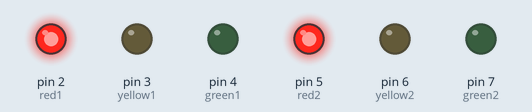
This sketch was run on a simulated Arduino Uno, built with avr-gcc and run on an emulated ATmega328P. Parts: output pins drawn as LEDs (lit = HIGH).

Above: at 1.5 s.
At 3.7 s:
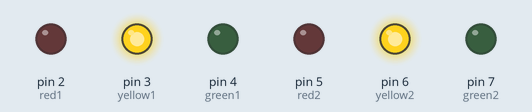
At 6.0 s:
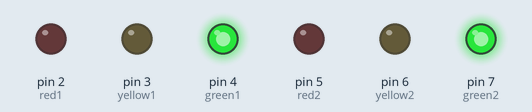
Timing chart, 0 to 9.8 s (numbered marks = the images above):
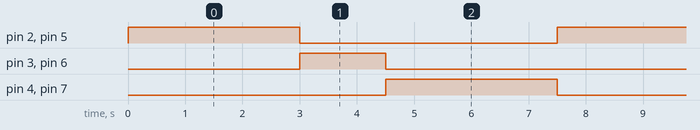

Measured:
- by itself, pin 2 (red1), pin 4 (green1), pin 5 (red2), pin 7 (green2): alternates HIGH for 3.0 s and LOW for 4.5 s
- by itself, pin 3 (yellow1), pin 6 (yellow2): alternates HIGH for 1.5 s and LOW for 6.0 s
- by itself, everything shown: repeats every 7.5 s, in 4 steps

The sketch:

Project_Traffic_Light.ino
```cpp
const int red1 = 2;
const int yellow1 = 3;
const int green1 = 4;

const int red2 = 5;
const int yellow2 = 6;
const int green2 = 7;

void setup() {
  pinMode(red1, OUTPUT);
  pinMode(yellow1, OUTPUT);
  pinMode(green1, OUTPUT);
  pinMode(red2, OUTPUT);
  pinMode(yellow2, OUTPUT);
  pinMode(green2, OUTPUT);
}

void loop() {

  digitalWrite(red1, HIGH);
  digitalWrite(red2, HIGH);
  delay(3000);
  digitalWrite(red1, LOW);
  digitalWrite(red2, LOW);


  digitalWrite(yellow1, HIGH);
  digitalWrite(yellow2, HIGH);
  delay(1500);
  digitalWrite(yellow1, LOW);
  digitalWrite(yellow2, LOW);


  digitalWrite(green1, HIGH);
  digitalWrite(green2, HIGH);
  delay(3000);
  digitalWrite(green1, LOW);
  digitalWrite(green2, LOW);
}
```
